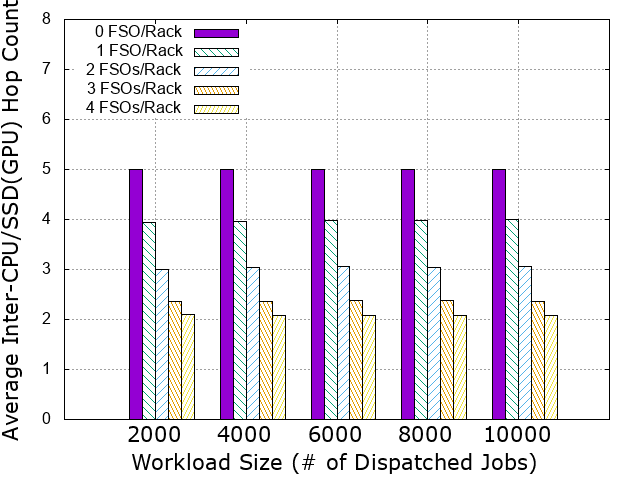

Reproduce this figure in gnuplot.
set yrange [0.0:8.0]
set key top left
set grid
set style data histograms
#set style fill solid 1.00 border -1
set style fill pattern 3 border -1
#set title "Average Queuing Time (16 nodes per cabinet)"
#set xtics rotate by -30 font "GothicBBB-Medium-RKSJ-H, 16"
set xtics font "GothicBBB-Medium-RKSJ-H, 16"
set xlabel "Workload Size (\# of Dispatched Jobs)" font "GothicBBB-Medium-RKSJ-H, 16"
set ylabel "Average Inter-CPU/SSD(GPU) Hop Count" font "GothicBBB-Medium-RKSJ-H, 16"

plot  'C:\Users\smallcat\Downloads\cpu-ssdgpu-fat-tree.txt' using ($2):xtic(1) title "0 FSO/Rack", '' using ($3) title "1 FSO/Rack", '' using ($4) title "2 FSOs/Rack", '' using ($5) title "3 FSOs/Rack", '' using ($6) title "4 FSOs/Rack"

set terminal png         # gnuplot recommends setting terminal before output
set output 'C:\Users\smallcat\Downloads\cpu-ssdgpu-fat-tree.png'  

#set terminal postscript eps color "GothicBBB-Medium-RKSJ-H, 20"
#set term post eps color      
#set output 'C:\Users\smallcat\Downloads\cpu-ssdgpu-fat-tree.eps'  
replot
